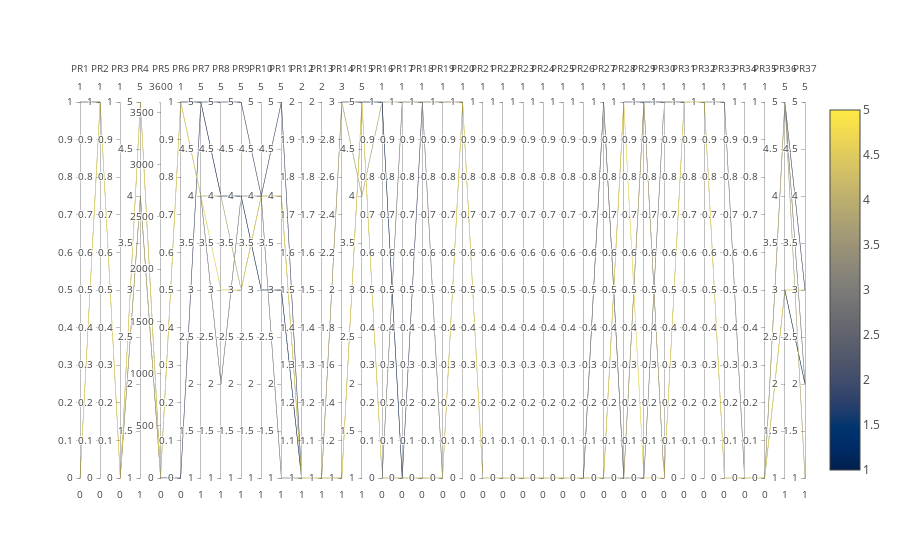
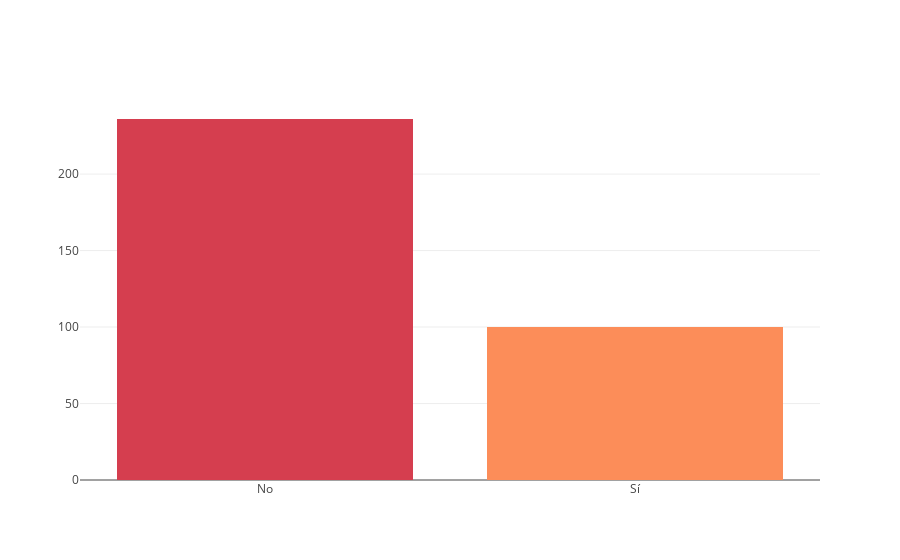
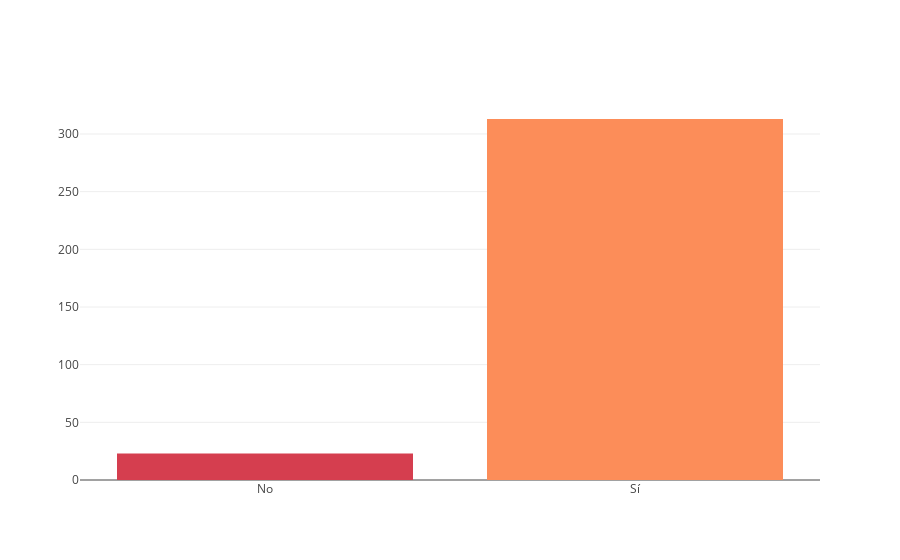
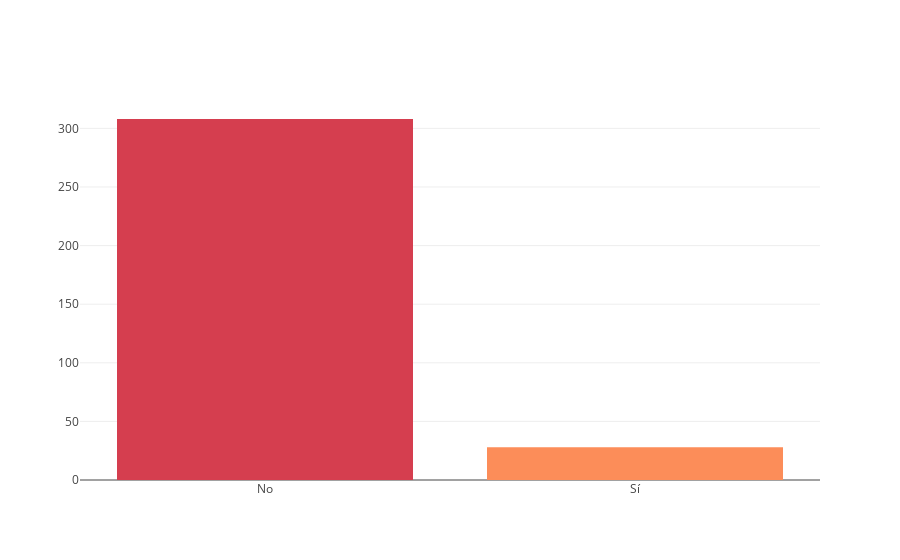

Notebook source saved alongside these figures, in order:
### Code cell
visualize_prosume_clusters_esp(dataframe_with_clusters_esp)

### Figure 1 — Plotly figure (JSON) as saved in the notebook; plotly's stock layout.template omitted (floating-point values rounded to 4 significant figures; data arrays with more than 128 entries replaced by an {"elided": "..."} marker saying what was removed)
{"data": [{"dimensions": [{"label": "PR1", "range": [0, 1], "values": {"elided": "767 int values"}}, {"label": "PR2", "range": [0, 1], "values": {"elided": "767 int values"}}, {"label": "PR3", "range": [0, 1], "values": {"elided": "767 int values"}}, {"label": "PR4", "range": [1, 5], "values": {"elided": "767 int values"}}, {"label": "PR5", "range": [0, 3600], "values": {"elided": "767 float values"}}, {"label": "PR6", "range": [0, 1], "values": {"elided": "767 int values"}}, {"label": "PR7", "range": [1, 5], "values": {"elided": "767 int values"}}, {"label": "PR8", "range": [1, 5], "values": {"elided": "767 int values"}}, {"label": "PR9", "range": [1, 5], "values": {"elided": "767 int values"}}, {"label": "PR10", "range": [1, 5], "values": {"elided": "767 int values"}}, {"label": "PR11", "range": [1, 5], "values": {"elided": "767 int values"}}, {"label": "PR12", "range": [1, 2], "values": {"elided": "767 int values"}}, {"label": "PR13", "range": [1, 2], "values": {"elided": "767 int values"}}, {"label": "PR14", "range": [1, 3], "values": {"elided": "767 int values"}}, {"label": "PR15", "range": [1, 5], "values": {"elided": "767 int values"}}, {"label": "PR16", "range": [0, 1], "values": {"elided": "767 int values"}}, {"label": "PR17", "range": [0, 1], "values": {"elided": "767 int values"}}, {"label": "PR18", "range": [0, 1], "values": {"elided": "767 int values"}}, {"label": "PR19", "range": [0, 1], "values": {"elided": "767 int values"}}, {"label": "PR20", "range": [0, 1], "values": {"elided": "767 int values"}}, {"label": "PR21", "range": [0, 1], "values": {"elided": "767 int values"}}, {"label": "PR22", "range": [0, 1], "values": {"elided": "767 int values"}}, {"label": "PR23", "range": [0, 1], "values": {"elided": "767 int values"}}, {"label": "PR24", "range": [0, 1], "values": {"elided": "767 int values"}}, {"label": "PR25", "range": [0, 1], "values": {"elided": "767 int values"}}, {"label": "PR26", "range": [0, 1], "values": {"elided": "767 int values"}}, {"label": "PR27", "range": [0, 1], "values": {"elided": "767 int values"}}, {"label": "PR28", "range": [0, 1], "values": {"elided": "767 int values"}}, {"label": "PR29", "range": [0, 1], "values": {"elided": "767 int values"}}, {"label": "PR30", "range": [0, 1], "values": {"elided": "767 int values"}}, {"label": "PR31", "range": [0, 1], "values": {"elided": "767 int values"}}, {"label": "PR32", "range": [0, 1], "values": {"elided": "767 int values"}}, {"label": "PR33", "range": [0, 1], "values": {"elided": "767 int values"}}, {"label": "PR34", "range": [0, 1], "values": {"elided": "767 int values"}}, {"label": "PR35", "range": [0, 1], "values": {"elided": "767 int values"}}, {"label": "PR36", "range": [1, 5], "values": {"elided": "767 int values"}}, {"label": "PR37", "range": [1, 5], "values": {"elided": "767 int values"}}], "line": {"cmax": 5, "cmin": 1, "color": [5, 2, 4, 3, 1], "colorscale": "Cividis", "reversescale": false, "showscale": true}, "showlegend": true, "type": "parcoords", "uid": "daee0a57-8746-406f-8b7a-79c5afd3e24e"}], "layout": {}}

### Figure 2 — Plotly figure (JSON) as saved in the notebook; plotly's stock layout.template omitted (floating-point values rounded to 4 significant figures)
{"data": [{"marker": {"color": ["rgb(213,62,79)", "rgb(252,141,89)", "rgb(254,224,139)", "rgb(230,245,152)", "rgb(153,213,148)", "rgb(50,136,189)"]}, "type": "bar", "uid": "d6a5a0ce-6fa6-4eb0-baba-dee45d67b346", "x": [0, 1], "y": [236, 100]}], "layout": {"bargap": 0.2, "xaxis": {"ticktext": ["No", "Sí"], "tickvals": [0, 1]}}}

### Figure 3 — Plotly figure (JSON) as saved in the notebook; plotly's stock layout.template omitted (floating-point values rounded to 4 significant figures)
{"data": [{"marker": {"color": ["rgb(213,62,79)", "rgb(252,141,89)", "rgb(254,224,139)", "rgb(230,245,152)", "rgb(153,213,148)", "rgb(50,136,189)"]}, "type": "bar", "uid": "ed605b6e-506d-48a7-92d1-c694daae0723", "x": [0, 1], "y": [23, 313]}], "layout": {"bargap": 0.2, "xaxis": {"ticktext": ["No", "Sí"], "tickvals": [0, 1]}}}

### Figure 4 — Plotly figure (JSON) as saved in the notebook; plotly's stock layout.template omitted (floating-point values rounded to 4 significant figures)
{"data": [{"marker": {"color": ["rgb(213,62,79)", "rgb(252,141,89)", "rgb(254,224,139)", "rgb(230,245,152)", "rgb(153,213,148)", "rgb(50,136,189)"]}, "type": "bar", "uid": "3b1cb5ac-1871-46b6-a7a8-2e7ef6d7ec6f", "x": [0, 1], "y": [308, 28]}], "layout": {"bargap": 0.2, "xaxis": {"ticktext": ["No", "Sí"], "tickvals": [0, 1]}}}
